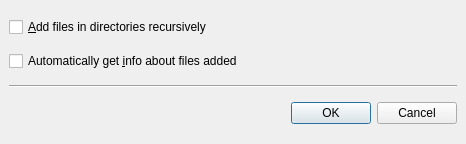
<ui version="4.0" >
 <class>PlaylistPreferences</class>
 <widget class="QDialog" name="PlaylistPreferences" >
  <property name="geometry" >
   <rect>
    <x>0</x>
    <y>0</y>
    <width>466</width>
    <height>144</height>
   </rect>
  </property>
  <property name="windowTitle" >
   <string>Playlist - Preferences</string>
  </property>
  <property name="windowIcon" >
   <iconset/>
  </property>
  <layout class="QVBoxLayout" >
   <property name="margin" >
    <number>9</number>
   </property>
   <property name="spacing" >
    <number>6</number>
   </property>
   <item>
    <widget class="QCheckBox" name="recursive_check" >
     <property name="text" >
      <string>&amp;Add files in directories recursively</string>
     </property>
    </widget>
   </item>
   <item>
    <widget class="QCheckBox" name="getinfo_check" >
     <property name="text" >
      <string>Automatically get &amp;info about files added</string>
     </property>
    </widget>
   </item>
   <item>
    <widget class="Line" name="line" >
     <property name="orientation" >
      <enum>Qt::Horizontal</enum>
     </property>
    </widget>
   </item>
   <item>
    <widget class="QDialogButtonBox" name="buttonBox" >
     <property name="orientation" >
      <enum>Qt::Horizontal</enum>
     </property>
     <property name="standardButtons" >
      <set>QDialogButtonBox::Cancel|QDialogButtonBox::NoButton|QDialogButtonBox::Ok</set>
     </property>
    </widget>
   </item>
  </layout>
 </widget>
 <resources/>
 <connections>
  <connection>
   <sender>buttonBox</sender>
   <signal>accepted()</signal>
   <receiver>PlaylistPreferences</receiver>
   <slot>accept()</slot>
   <hints>
    <hint type="sourcelabel" >
     <x>248</x>
     <y>254</y>
    </hint>
    <hint type="destinationlabel" >
     <x>157</x>
     <y>274</y>
    </hint>
   </hints>
  </connection>
  <connection>
   <sender>buttonBox</sender>
   <signal>rejected()</signal>
   <receiver>PlaylistPreferences</receiver>
   <slot>reject()</slot>
   <hints>
    <hint type="sourcelabel" >
     <x>316</x>
     <y>260</y>
    </hint>
    <hint type="destinationlabel" >
     <x>286</x>
     <y>274</y>
    </hint>
   </hints>
  </connection>
 </connections>
</ui>
